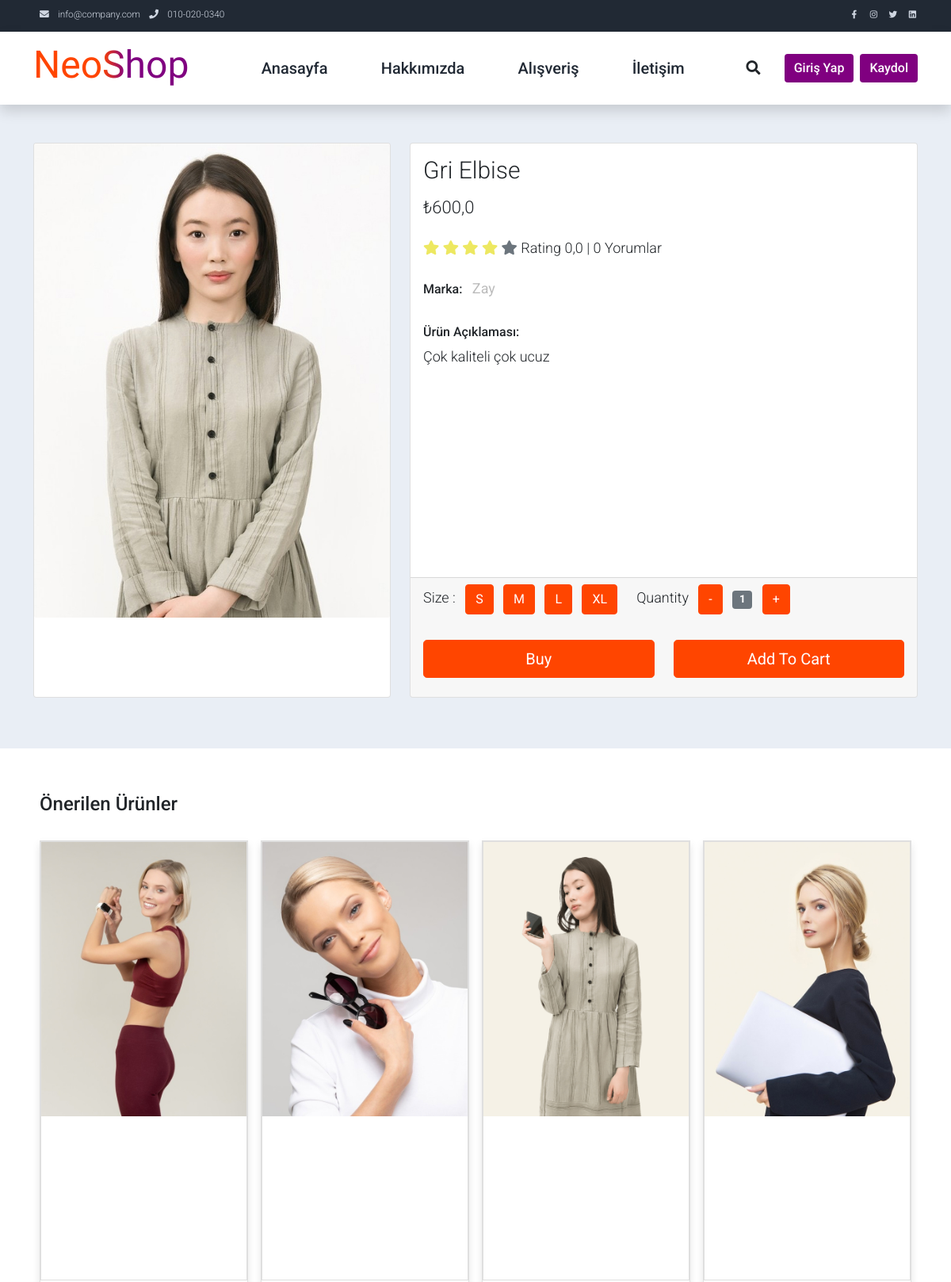
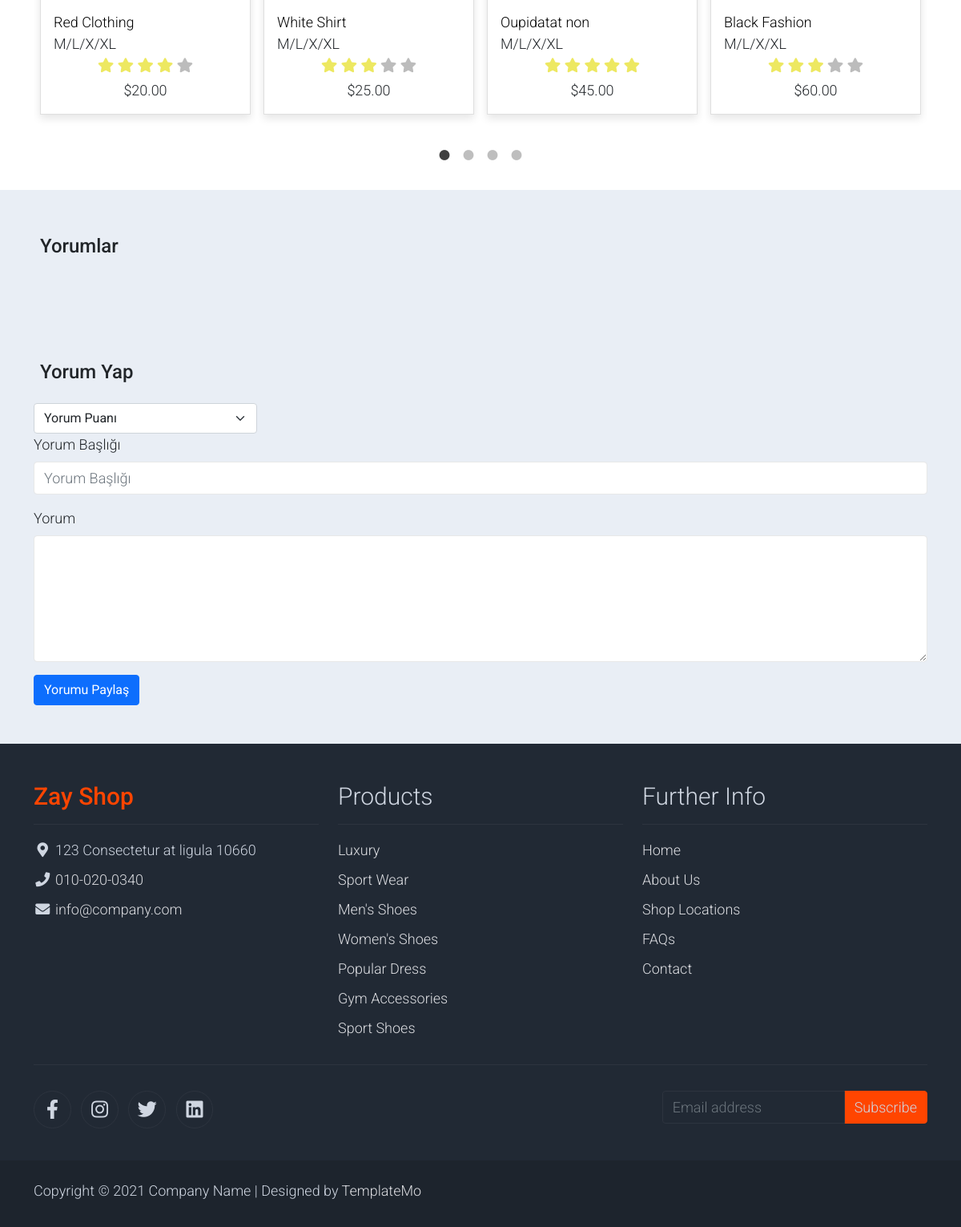
The app's page /ürün/2/ with its own data (2 pictures, top to bottom).
### appMy/models.py (models this page shows, shortened)
class Product(models.Model):
    small = 'S'
    medium = 'M'
    large = 'L'
    xlarge = 'XL'
    xxlarge = 'XXL'
    Size = [
        (small, 'S'),
        (medium, 'M'),
        (large, 'L'),
        (xlarge, 'XL'),
        (xxlarge, 'XXL'),
    ]
    user = models.ForeignKey(User, verbose_name=("Kullanıcı"), on_delete=models.CASCADE)
    category = models.ForeignKey(Category, verbose_name=("Kategori"), on_delete=models.CASCADE, null=True)
    brand = models.ForeignKey(Brand, verbose_name=("Marka"), on_delete=models.CASCADE, null=True)
    title = models.CharField(("Başlık"), max_length=50)
    text = models.TextField(("Ürün Açıklaması"), max_length=500)
    image = models.FileField(("Ürün Resmi"), upload_to='', max_length=100)
    price = models.FloatField(("Fiyat"))
    stok = models.IntegerField(("Ürün Stok Sayısı"),null=True, default=1)
    size = models.CharField(max_length=4,choices=Size,default=medium,null=True)
    popular = models.IntegerField(("Popülerlik"))
    stars = models.FloatField(("Yıldız Ortalaması"))
    commentnum = models.IntegerField(("Yorum Sayısı"))

class Brand(models.Model):
    image = models.FileField(("Marka Logosu"), upload_to='', max_length=100, null=True)
    title = models.CharField(("Marka"), max_length=50)
    def __str__(self):
        return self.title

### appMy/views.py (called while the page is built, shortened)
def ShopSingle(request,id):
    page_title = 'Ürün Detayı'
    product = get_object_or_404(Product, id=id)
    comments = Comment.objects.filter(productid=id) # ürüne yapılan yorumlar
    sumstar = 0
    context = {
        "product": product,
        "comments": comments,
        'page_title': page_title,
    }
    return render(request, 'shop-single.html', context)

### appMy/templates/shop-single.html (shortened to what this page needs)
{% extends 'base.html' %}
{% load static %}
{% block csslink %}
<link rel="stylesheet" type="text/css" href="{% static 'css/slick.min.css' %}">
<link rel="stylesheet" type="text/css" href="{% static 'css/slick-theme.css' %}">
{% endblock csslink %}
{% block body %}
    <section class="bg-light">
        <div class="container pb-5">
            <div class="row">
                <div class="col-lg-5 mt-5">
                    <div class="card mb-3">
                        <img class="card-img img-fluid" src="{{ product.image.url }}" alt="Card image cap" id="product-detail">
                    </div>
                </div>
                <div class="col-lg-7 mt-5">
                    <div class="card" style="">
                        <div class="card-body">
                            <h1 class="h2">{{ product.title }}</h1>
                            <p class="h3 py-2">₺{{ product.price }}</p>
                            <p class="py-2">
                                <i class="fa fa-star text-warning"></i>
                                <i class="fa fa-star text-warning"></i>
                                <i class="fa fa-star text-warning"></i>
                                <i class="fa fa-star text-warning"></i>
                                <i class="fa fa-star text-secondary"></i>
                                <span class="list-inline-item text-dark">Rating {{ product.stars }} | {{ product.commentnum }} Yorumlar</span>
                            </p>
                            <ul class="list-inline">
                                <li class="list-inline-item">
                                    <h6>Marka:</h6>
                                </li>
                                <li class="list-inline-item">
                                    <p class="text-muted"><strong>{{ product.brand }}</strong></p>
                                </li>
                            </ul>
                            <h6>Ürün Açıklaması:</h6>
                            <p>{{ product.text }}</p>
                        </div>
                        <div class="card-footer">
                            <form action="" method="POST">
                                <div class="row">
                                    <div class="col-auto">
                                        <ul class="list-inline pb-3">
                                            <li class="list-inline-item">Size :
                                            </li>
                                            <li class="list-inline-item"><span class="btn btn-success btn-size">S</span></li>
                                            <li class="list-inline-item"><span class="btn btn-success btn-size">M</span></li>
                                            <li class="list-inline-item"><span class="btn btn-success btn-size">L</span></li>
                                            <li class="list-inline-item"><span class="btn btn-success btn-size">XL</span></li>
                                        </ul>
                                    </div>
                                    <div class="col-auto">
                                        <ul class="list-inline pb-3">
                                            <li class="list-inline-item text-right">
                                                Quantity
                                            </li>
                                            <li class="list-inline-item"><span class="btn btn-success" id="btn-minus">-</span></li>
                                            <li class="list-inline-item"><span class="badge bg-secondary" id="var-value">1</span></li>
                                            <li class="list-inline-item"><span class="btn btn-success" id="btn-plus">+</span></li>
                                        </ul>
                                    </div>
                                </div>
                                <div class="row pb-3">
                                    <div class="col d-grid">
                                        <button type="submit" class="btn btn-success btn-lg" name="submit" value="buy">Buy</button>
                                    </div>
                                    <div class="col d-grid">
                                        <button type="submit" class="btn btn-success btn-lg" name="submit" value="addtocard">Add To Cart</button>
                                    </div>
                                </div>
                            </form>
                        </div>
                    </div>
                </div>
            </div>
        </div>
    </section>
    <section class="py-5">
        <div class="container">
            <div class="row text-left p-2 pb-3">
                <h4>Önerilen Ürünler</h4>
            </div>
            <div id="carousel-related-product">
                <div class="p-2 pb-3">
                    <div class="product-wap card rounded-0">
                        <div class="card rounded-0">
                            <img class="card-img rounded-0 img-fluid" src="{% static 'img/shop_08.jpg' %}">
                        </div>
                        <div class="card-body">
                            <a href="shop-single.html" class="h3 text-decoration-none">Red Clothing</a>
                            <ul class="w-100 list-unstyled d-flex justify-content-between mb-0">
                                <li>M/L/X/XL</li>
                            </ul>
                            <ul class="list-unstyled d-flex justify-content-center mb-1">
                                <li>
                                    <i class="text-warning fa fa-star"></i>
                                    <i class="text-warning fa fa-star"></i>
                                    <i class="text-warning fa fa-star"></i>
                                    <i class="text-warning fa fa-star"></i>
                                    <i class="text-muted fa fa-star"></i>
                                </li>
                            </ul>
                            <p class="text-center mb-0">$20.00</p>
                        </div>
                    </div>
                </div>
                <div class="p-2 pb-3">
                    <div class="product-wap card rounded-0">
                        <div class="card rounded-0">
                            <img class="card-img rounded-0 img-fluid" src="{% static 'img/shop_09.jpg' %}">
                        </div>
                        <div class="card-body">
                            <a href="shop-single.html" class="h3 text-decoration-none">White Shirt</a>
                            <ul class="w-100 list-unstyled d-flex justify-content-between mb-0">
                                <li>M/L/X/XL</li>
                            </ul>
                            <ul class="list-unstyled d-flex justify-content-center mb-1">
                                <li>
                                    <i class="text-warning fa fa-star"></i>
                                    <i class="text-warning fa fa-star"></i>
                                    <i class="text-warning fa fa-star"></i>
                                    <i class="text-muted fa fa-star"></i>
                                    <i class="text-muted fa fa-star"></i>
                                </li>
                            </ul>
                            <p class="text-center mb-0">$25.00</p>
                        </div>
                    </div>
                </div>
                <div class="p-2 pb-3">
                    <div class="product-wap card rounded-0">
                        <div class="card rounded-0">
                            <img class="card-img rounded-0 img-fluid" src="{% static 'img/shop_10.jpg' %}">
                        </div>
                        <div class="card-body">
                            <a href="shop-single.html" class="h3 text-decoration-none">Oupidatat non</a>
                            <ul class="w-100 list-unstyled d-flex justify-content-between mb-0">
                                <li>M/L/X/XL</li>
                            </ul>
                            <ul class="list-unstyled d-flex justify-content-center mb-1">
                                <li>
                                    <i class="text-warning fa fa-star"></i>
                                    <i class="text-warning fa fa-star"></i>
                                    <i class="text-warning fa fa-star"></i>
                                    <i class="text-warning fa fa-star"></i>
                                    <i class="text-warning fa fa-star"></i>
                                </li>
                            </ul>
                            <p class="text-center mb-0">$45.00</p>
                        </div>
                    </div>
                </div>
                <div class="p-2 pb-3">
                    <div class="product-wap card rounded-0">
                        <div class="card rounded-0">
                            <img class="card-img rounded-0 img-fluid" src="{% static 'img/shop_11.jpg' %}">
                        </div>
                        <div class="card-body">
                            <a href="shop-single.html" class="h3 text-decoration-none">Black Fashion</a>
                            <ul class="w-100 list-unstyled d-flex justify-content-between mb-0">
                                <li>M/L/X/XL</li>
                            </ul>
                            <ul class="list-unstyled d-flex justify-content-center mb-1">
                                <li>
                                    <i class="text-warning fa fa-star"></i>
                                    <i class="text-warning fa fa-star"></i>
                                    <i class="text-warning fa fa-star"></i>
                                    <i class="text-muted fa fa-star"></i>
                                    <i class="text-muted fa fa-star"></i>
                                </li>
                            </ul>
                            <p class="text-center mb-0">$60.00</p>
                        </div>
                    </div>
                </div>
            </div>
        </div>
    </section>
    <section class="py-5 bg-light">
        <div class="container">
            <div class="row text-left p-2 pb-3">
                <h4>Yorumlar</h4>
            </div>
        </div>
    </section>
    <section class="py-5 bg-light">
        <div class="container">
            <div class="row text-left p-2 pb-3">
                <h4>Yorum Yap</h4>
            </div>
            <div class="row">
                <form action="" method="POST">
                    <select name="star" class="form-select w-25" aria-label="Default select example">
                        <option disabled selected>Yorum Puanı</option>
                    </select>
                    <div class="mb-3">
                        <label for="exampleFormControlInput1" class="form-label">Yorum Başlığı</label>
                        <input type="text" name="title" class="form-control" id="exampleFormControlInput1" placeholder="Yorum Başlığı">
                    </div>
                    <div class="mb-3">
                        <label for="exampleFormControlTextarea1" class="form-label">Yorum</label>
                        <textarea name="text" class="form-control" id="exampleFormControlTextarea1" rows="6"></textarea>
                    </div>
                    <button type="submit" class="btn btn-primary">Yorumu Paylaş</button>
                </form>
            </div>
        </div>
    </section>
{% endblock body %}

### appMy/static/css/templatemo.css (style rules this page uses)
body, ul, li, p, a, label, input, div { font-family: 'Roboto', sans-serif; font-size: 18px !important; font-weight: 300 !important; }
.h2 { font-family: 'Roboto', sans-serif; font-size: 30px !important; font-weight: 300; }
.h3 { font-family: 'Roboto', sans-serif; font-size: 22px !important; }
.text-warning { color: #ede861 !important; }
.text-muted { color: #bcbcbc !important; }
.bg-light { background-color: #e9eef5 !important; }
.btn-success { background-color: orangered !important; border-color: orangered !important; }
.product-wap { box-shadow: 0px 5px 10px 0px rgba(0, 0, 0, 0.10); }
.card.product-wap a { color: #000; }
.form-control { border: 1px solid #e8e8e8; }

### appMy/static/css/custom.css (style rules this page uses)
a { text-decoration: none !important; }
.card { height: 700px; display: flex; flex-direction: column; justify-content: space-between; }

### records on screen
Product: image (picture), title "Gri Elbise", price "600,0", stars "0,0", commentnum "0", brand "Zay", text "Çok kaliteli çok ucuz"
